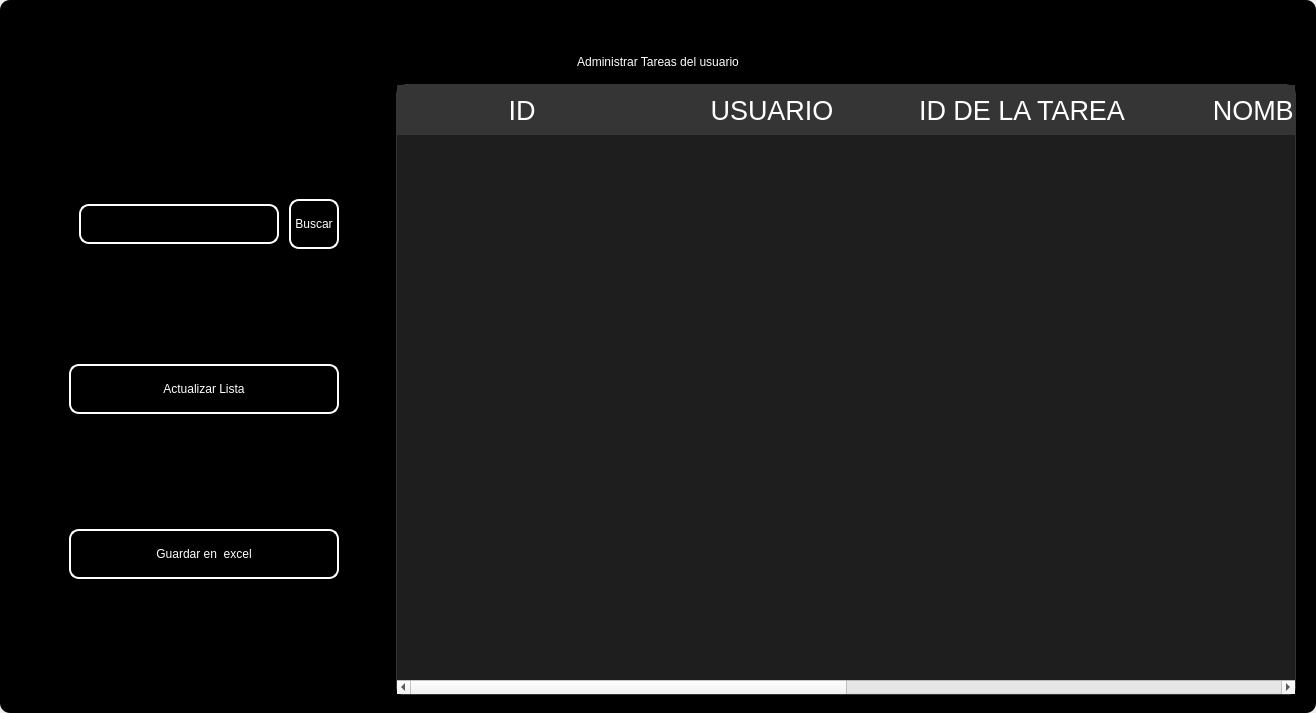
<?xml version="1.0" encoding="UTF-8"?>
<ui version="4.0">
 <class>MainWindow</class>
 <widget class="QMainWindow" name="MainWindow">
  <property name="geometry">
   <rect>
    <x>0</x>
    <y>0</y>
    <width>1316</width>
    <height>713</height>
   </rect>
  </property>
  <property name="windowTitle">
   <string>MainWindow</string>
  </property>
  <property name="styleSheet">
   <string notr="true"/>
  </property>
  <widget class="QWidget" name="centralwidget">
   <property name="styleSheet">
    <string notr="true"/>
   </property>
   <layout class="QVBoxLayout" name="verticalLayout">
    <property name="spacing">
     <number>0</number>
    </property>
    <property name="leftMargin">
     <number>0</number>
    </property>
    <property name="topMargin">
     <number>0</number>
    </property>
    <property name="rightMargin">
     <number>0</number>
    </property>
    <property name="bottomMargin">
     <number>0</number>
    </property>
    <item>
     <widget class="QFrame" name="frame">
      <property name="enabled">
       <bool>true</bool>
      </property>
      <property name="styleSheet">
       <string notr="true">
QFrame {
border-radius:10px;
	background-color: rgb(0, 0, 0);
 }
</string>
      </property>
      <property name="frameShape">
       <enum>QFrame::StyledPanel</enum>
      </property>
      <property name="frameShadow">
       <enum>QFrame::Raised</enum>
      </property>
      <layout class="QVBoxLayout" name="verticalLayout_2">
       <item>
        <widget class="QFrame" name="frame_superior">
         <property name="minimumSize">
          <size>
           <width>0</width>
           <height>40</height>
          </size>
         </property>
         <property name="maximumSize">
          <size>
           <width>16777215</width>
           <height>40</height>
          </size>
         </property>
         <property name="styleSheet">
          <string notr="true">QPushButton{
border-radius:18px;
}

QPushButton:hover{
	background-color: rgb(0, 0, 0);
}
</string>
         </property>
         <property name="frameShape">
          <enum>QFrame::StyledPanel</enum>
         </property>
         <property name="frameShadow">
          <enum>QFrame::Raised</enum>
         </property>
         <layout class="QHBoxLayout" name="horizontalLayout_3">
          <property name="spacing">
           <number>4</number>
          </property>
          <property name="leftMargin">
           <number>0</number>
          </property>
          <property name="topMargin">
           <number>0</number>
          </property>
          <property name="rightMargin">
           <number>0</number>
          </property>
          <property name="bottomMargin">
           <number>0</number>
          </property>
          <item>
           <widget class="QPushButton" name="btn_icon">
            <property name="text">
             <string/>
            </property>
            <property name="iconSize">
             <size>
              <width>40</width>
              <height>40</height>
             </size>
            </property>
           </widget>
          </item>
          <item>
           <spacer name="horizontalSpacer_2">
            <property name="orientation">
             <enum>Qt::Horizontal</enum>
            </property>
            <property name="sizeHint" stdset="0">
             <size>
              <width>443</width>
              <height>20</height>
             </size>
            </property>
           </spacer>
          </item>
          <item>
           <widget class="QPushButton" name="btn_exit">
            <property name="minimumSize">
             <size>
              <width>38</width>
              <height>38</height>
             </size>
            </property>
            <property name="maximumSize">
             <size>
              <width>38</width>
              <height>38</height>
             </size>
            </property>
            <property name="cursor">
             <cursorShape>PointingHandCursor</cursorShape>
            </property>
            <property name="text">
             <string/>
            </property>
            <property name="iconSize">
             <size>
              <width>35</width>
              <height>35</height>
             </size>
            </property>
           </widget>
          </item>
          <item>
           <widget class="QPushButton" name="bt_minimizar">
            <property name="minimumSize">
             <size>
              <width>38</width>
              <height>38</height>
             </size>
            </property>
            <property name="maximumSize">
             <size>
              <width>38</width>
              <height>38</height>
             </size>
            </property>
            <property name="cursor">
             <cursorShape>PointingHandCursor</cursorShape>
            </property>
            <property name="text">
             <string/>
            </property>
            <property name="icon">
             <iconset>
              <normaloff>image/minus.svg</normaloff>image/minus.svg</iconset>
            </property>
            <property name="iconSize">
             <size>
              <width>38</width>
              <height>38</height>
             </size>
            </property>
           </widget>
          </item>
          <item>
           <widget class="QPushButton" name="bt_maximizar">
            <property name="minimumSize">
             <size>
              <width>38</width>
              <height>38</height>
             </size>
            </property>
            <property name="maximumSize">
             <size>
              <width>38</width>
              <height>38</height>
             </size>
            </property>
            <property name="cursor">
             <cursorShape>PointingHandCursor</cursorShape>
            </property>
            <property name="text">
             <string/>
            </property>
            <property name="icon">
             <iconset>
              <normaloff>image/chevron-up.svg</normaloff>image/chevron-up.svg</iconset>
            </property>
            <property name="iconSize">
             <size>
              <width>38</width>
              <height>38</height>
             </size>
            </property>
           </widget>
          </item>
          <item>
           <widget class="QPushButton" name="bt_restaurar">
            <property name="minimumSize">
             <size>
              <width>38</width>
              <height>38</height>
             </size>
            </property>
            <property name="maximumSize">
             <size>
              <width>38</width>
              <height>38</height>
             </size>
            </property>
            <property name="cursor">
             <cursorShape>PointingHandCursor</cursorShape>
            </property>
            <property name="text">
             <string/>
            </property>
            <property name="icon">
             <iconset>
              <normaloff>image/chevron-down.svg</normaloff>image/chevron-down.svg</iconset>
            </property>
            <property name="iconSize">
             <size>
              <width>38</width>
              <height>38</height>
             </size>
            </property>
           </widget>
          </item>
          <item>
           <widget class="QPushButton" name="bt_cerrar">
            <property name="minimumSize">
             <size>
              <width>38</width>
              <height>38</height>
             </size>
            </property>
            <property name="maximumSize">
             <size>
              <width>38</width>
              <height>38</height>
             </size>
            </property>
            <property name="cursor">
             <cursorShape>PointingHandCursor</cursorShape>
            </property>
            <property name="text">
             <string/>
            </property>
            <property name="icon">
             <iconset>
              <normaloff>image/x.svg</normaloff>image/x.svg</iconset>
            </property>
            <property name="iconSize">
             <size>
              <width>38</width>
              <height>38</height>
             </size>
            </property>
           </widget>
          </item>
         </layout>
        </widget>
       </item>
       <item>
        <widget class="QLabel" name="label">
         <property name="styleSheet">
          <string notr="true">font: 30pt &quot;MS Shell Dlg 2&quot;;
color: rgb(255, 255, 255);</string>
         </property>
         <property name="text">
          <string>Administrar Tareas del usuario</string>
         </property>
         <property name="alignment">
          <set>Qt::AlignCenter</set>
         </property>
        </widget>
       </item>
       <item>
        <widget class="QFrame" name="frame_3">
         <property name="minimumSize">
          <size>
           <width>0</width>
           <height>0</height>
          </size>
         </property>
         <property name="frameShape">
          <enum>QFrame::StyledPanel</enum>
         </property>
         <property name="frameShadow">
          <enum>QFrame::Raised</enum>
         </property>
         <layout class="QHBoxLayout" name="horizontalLayout_4">
          <property name="leftMargin">
           <number>9</number>
          </property>
          <property name="topMargin">
           <number>9</number>
          </property>
          <property name="rightMargin">
           <number>9</number>
          </property>
          <item>
           <layout class="QVBoxLayout" name="verticalLayout_4">
            <property name="spacing">
             <number>50</number>
            </property>
            <property name="sizeConstraint">
             <enum>QLayout::SetDefaultConstraint</enum>
            </property>
            <property name="leftMargin">
             <number>50</number>
            </property>
            <property name="topMargin">
             <number>50</number>
            </property>
            <property name="rightMargin">
             <number>50</number>
            </property>
            <property name="bottomMargin">
             <number>50</number>
            </property>
            <item>
             <layout class="QHBoxLayout" name="horizontalLayout">
              <property name="spacing">
               <number>10</number>
              </property>
              <property name="leftMargin">
               <number>10</number>
              </property>
              <property name="topMargin">
               <number>0</number>
              </property>
              <property name="bottomMargin">
               <number>0</number>
              </property>
              <item>
               <widget class="QLineEdit" name="searchtxt">
                <property name="minimumSize">
                 <size>
                  <width>200</width>
                  <height>25</height>
                 </size>
                </property>
                <property name="maximumSize">
                 <size>
                  <width>150</width>
                  <height>40</height>
                 </size>
                </property>
                <property name="styleSheet">
                 <string notr="true">QLabel {
	color: rgb(255, 255, 254);
	font: 12pt &quot;Arial&quot;;
	background-color: rgba(0, 0, 0,0);
}

QTextEdit{
background-color: rgba(0, 0, 0,0);
border-radius:10px; 
font: 12pt &quot;Arial&quot;;
color: rgb(255, 255, 254);
border: 2px solid  rgb(255, 255, 255);

}

QTextEdit:hover{
background-color: rgba(0, 0, 0,0);
border-radius:10px; 
font: 12pt &quot;Arial&quot;;
border: 2px solid  rgb(120, 0, 171);
}

QTextEdit:focus{
background-color: rgb(0, 0, 0);
border-radius:10px; 
font: 12pt &quot;Arial&quot;;
border: 2px solid rgb(120, 0, 171);
}

QLineEdit{
background-color: rgba(0, 0, 0,0);
border-radius:10px; 
font: 12pt &quot;Arial&quot;;
color: rgb(255, 255, 254);
border: 2px solid  rgb(255, 255, 255);

}

QLineEdit:hover{
background-color: rgba(0, 0, 0,0);
border-radius:10px; 
font: 12pt &quot;Arial&quot;;
border: 2px solid  rgb(120, 0, 171);
}

QLineEdit:focus{
background-color: rgb(0, 0, 0);
border-radius:10px; 
font: 12pt &quot;Arial&quot;;
border: 2px solid rgb(120, 0, 171);
}

QCheckBox{
	font: 12pt &quot;Arial&quot;;
	color: rgb(255, 255, 255);
}

QCheckBox::indicator {
    width: 18px;
    height:18px;
}

QCheckBox::indicator:unchecked {
   background-image: url(image/square.svg);
}

QCheckBox::indicator:checked {
   background-image: url(image/check-square.svg);
}

QPushButton{
border-radius:10px; 
font: 12pt &quot;Arial&quot;;
color: rgb(255, 255, 254);
border: 2px solid #ffffff;
}

QPushButton:hover{
border-radius:10px; 
font: 12pt &quot;Arial&quot;;
color: rgb(255, 255, 255);
border: 2px solid rgb(120, 0, 171);
	background-color: rgb(120, 0, 171);
}
</string>
                </property>
               </widget>
              </item>
              <item>
               <widget class="QPushButton" name="btn_search">
                <property name="sizePolicy">
                 <sizepolicy hsizetype="Minimum" vsizetype="Fixed">
                  <horstretch>0</horstretch>
                  <verstretch>0</verstretch>
                 </sizepolicy>
                </property>
                <property name="minimumSize">
                 <size>
                  <width>0</width>
                  <height>15</height>
                 </size>
                </property>
                <property name="maximumSize">
                 <size>
                  <width>100</width>
                  <height>50</height>
                 </size>
                </property>
                <property name="cursor">
                 <cursorShape>PointingHandCursor</cursorShape>
                </property>
                <property name="styleSheet">
                 <string notr="true">QPushButton{
border-radius:10px; 
font: 12pt &quot;Arial&quot;;
color: rgb(255, 255, 254);
border: 2px solid #ffffff;
}

QPushButton:hover{
border-radius:10px; 
font: 12pt &quot;Arial&quot;;
color: rgb(255, 255, 255);
border: 2px solid rgb(120, 0, 171);
	background-color: rgb(120, 0, 171);
}</string>
                </property>
                <property name="text">
                 <string>Buscar</string>
                </property>
               </widget>
              </item>
             </layout>
            </item>
            <item>
             <widget class="QPushButton" name="btn_get">
              <property name="minimumSize">
               <size>
                <width>50</width>
                <height>40</height>
               </size>
              </property>
              <property name="maximumSize">
               <size>
                <width>300</width>
                <height>50</height>
               </size>
              </property>
              <property name="cursor">
               <cursorShape>PointingHandCursor</cursorShape>
              </property>
              <property name="styleSheet">
               <string notr="true">QPushButton{
border-radius:10px; 
font: 12pt &quot;Arial&quot;;
color: rgb(255, 255, 254);
border: 2px solid #ffffff;
}

QPushButton:hover{
border-radius:10px; 
font: 12pt &quot;Arial&quot;;
color: rgb(255, 255, 255);
border: 2px solid rgb(120, 0, 171);
	background-color: rgb(120, 0, 171);
}</string>
              </property>
              <property name="text">
               <string>Actualizar Lista</string>
              </property>
              <property name="iconSize">
               <size>
                <width>35</width>
                <height>35</height>
               </size>
              </property>
             </widget>
            </item>
            <item>
             <widget class="QPushButton" name="btn_excel">
              <property name="minimumSize">
               <size>
                <width>10</width>
                <height>40</height>
               </size>
              </property>
              <property name="maximumSize">
               <size>
                <width>300</width>
                <height>50</height>
               </size>
              </property>
              <property name="cursor">
               <cursorShape>PointingHandCursor</cursorShape>
              </property>
              <property name="styleSheet">
               <string notr="true">QPushButton{
border-radius:10px; 
font: 12pt &quot;Arial&quot;;
color: rgb(255, 255, 254);
border: 2px solid #ffffff;
}

QPushButton:hover{
border-radius:10px; 
font: 12pt &quot;Arial&quot;;
color: rgb(255, 255, 255);
border: 2px solid rgb(120, 0, 171);
	background-color: rgb(120, 0, 171);
}</string>
              </property>
              <property name="text">
               <string>Guardar en  excel</string>
              </property>
              <property name="iconSize">
               <size>
                <width>35</width>
                <height>35</height>
               </size>
              </property>
             </widget>
            </item>
           </layout>
          </item>
          <item>
           <widget class="QTableWidget" name="table_task">
            <property name="minimumSize">
             <size>
              <width>900</width>
              <height>0</height>
             </size>
            </property>
            <property name="maximumSize">
             <size>
              <width>700</width>
              <height>16777215</height>
             </size>
            </property>
            <property name="styleSheet">
             <string notr="true">QTableView {
	background-color: rgba(255, 255, 255, 30); 	
	border: 1px solid rgba(255,255,255,40);
	border-bottom-right-radius: 7px; 
	border-bottom-left-radius: 7px; 
	color: white;
	font: 15pt &quot;MS Shell Dlg 2&quot;;
}

QHeaderView::section {
background-color: rgb(53, 53, 53);
color: white;
border: none;
height: 50px;
font-size: 20pt;
}

QTableView::item {
    border-style: none;
    border-bottom: 1px solid rgba(255,255,255,50);
    padding-left: auto;
    padding-right: auto;
}

QTableView::item:selected{
	border: none;
	color: rgb(255, 255, 255);
    background-color: rgba(255, 255, 255, 50);
}
</string>
            </property>
            <property name="lineWidth">
             <number>1</number>
            </property>
            <property name="editTriggers">
             <set>QAbstractItemView::NoEditTriggers</set>
            </property>
            <attribute name="horizontalHeaderDefaultSectionSize">
             <number>250</number>
            </attribute>
            <column>
             <property name="text">
              <string>ID</string>
             </property>
            </column>
            <column>
             <property name="text">
              <string>USUARIO</string>
             </property>
            </column>
            <column>
             <property name="text">
              <string>ID DE LA TAREA</string>
             </property>
            </column>
            <column>
             <property name="text">
              <string>NOMBRE</string>
             </property>
            </column>
            <column>
             <property name="text">
              <string>DESCRIPCIÓN</string>
             </property>
            </column>
            <column>
             <property name="text">
              <string>ESTADO</string>
             </property>
            </column>
           </widget>
          </item>
         </layout>
        </widget>
       </item>
      </layout>
     </widget>
    </item>
   </layout>
  </widget>
 </widget>
 <resources/>
 <connections/>
</ui>
